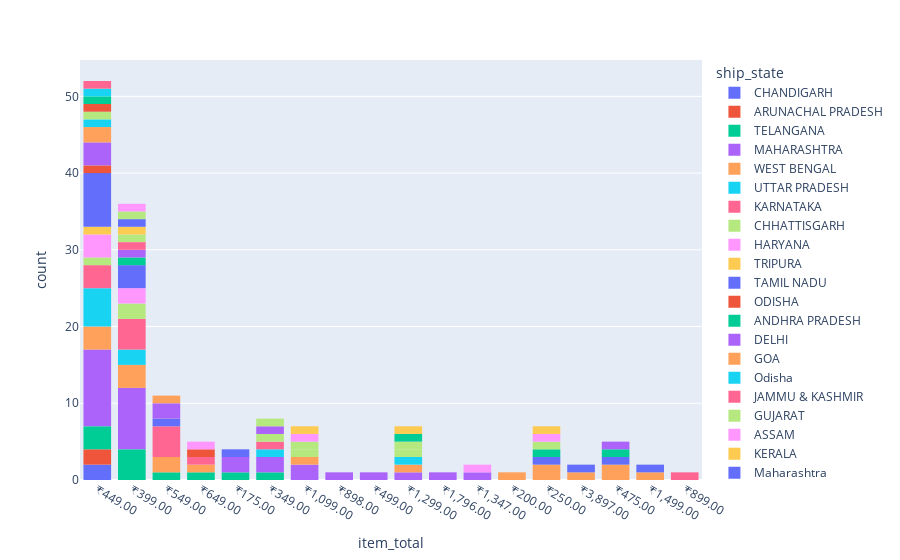
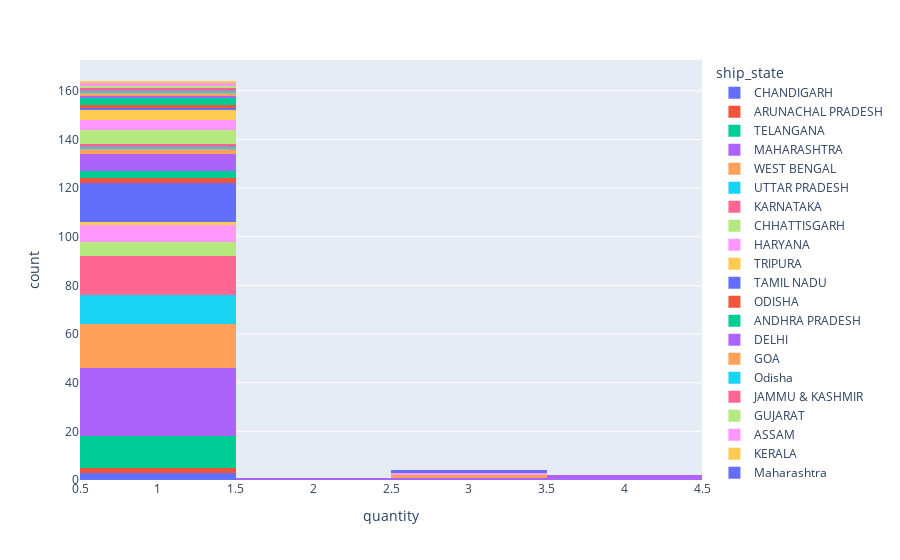
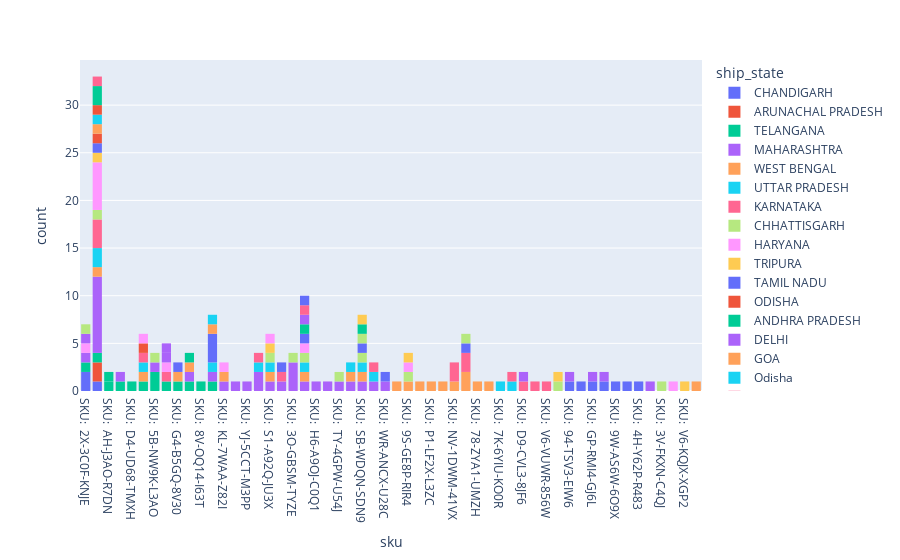

Notebook code for these charts, in order:
### Code cell
import plotly.express as px

graficos = px.histogram(dados, x ="item_total",color = "ship_state")
graficos.show()
graficos = px.histogram(dados, x ="quantity",color = "ship_state")
graficos.show()
graficos = px.histogram(dados, x ="sku",color = "ship_state")
graficos.show()
